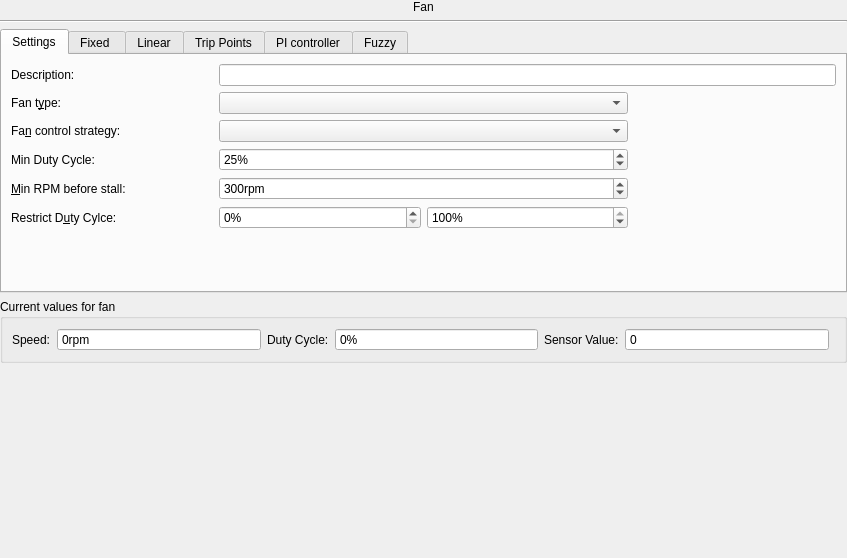
<?xml version="1.0" encoding="UTF-8"?>
<ui version="4.0">
 <class>WidgetFanForm</class>
 <widget class="QWidget" name="WidgetFanForm">
  <property name="geometry">
   <rect>
    <x>0</x>
    <y>0</y>
    <width>847</width>
    <height>558</height>
   </rect>
  </property>
  <property name="windowTitle">
   <string>Form</string>
  </property>
  <layout class="QGridLayout" name="gridLayout_6">
   <property name="leftMargin">
    <number>0</number>
   </property>
   <property name="topMargin">
    <number>0</number>
   </property>
   <property name="rightMargin">
    <number>0</number>
   </property>
   <property name="bottomMargin">
    <number>0</number>
   </property>
   <item row="2" column="0" rowspan="2" colspan="2">
    <widget class="QTabWidget" name="tabWidget">
     <property name="sizePolicy">
      <sizepolicy hsizetype="Expanding" vsizetype="Expanding">
       <horstretch>10</horstretch>
       <verstretch>1</verstretch>
      </sizepolicy>
     </property>
     <property name="currentIndex">
      <number>0</number>
     </property>
     <widget class="QWidget" name="tabSettings">
      <attribute name="title">
       <string>Settings</string>
      </attribute>
      <layout class="QGridLayout" name="gridLayout_9" columnstretch="0,0,0,0" columnminimumwidth="0,0,0,0">
       <item row="6" column="0" colspan="4">
        <spacer name="verticalSpacer_5">
         <property name="orientation">
          <enum>Qt::Vertical</enum>
         </property>
         <property name="sizeHint" stdset="0">
          <size>
           <width>738</width>
           <height>66</height>
          </size>
         </property>
        </spacer>
       </item>
       <item row="4" column="1" colspan="2">
        <widget class="QSpinBox" name="spMinRpmStall">
         <property name="sizePolicy">
          <sizepolicy hsizetype="Minimum" vsizetype="Fixed">
           <horstretch>0</horstretch>
           <verstretch>0</verstretch>
          </sizepolicy>
         </property>
         <property name="suffix">
          <string>rpm</string>
         </property>
         <property name="maximum">
          <number>3000</number>
         </property>
         <property name="value">
          <number>300</number>
         </property>
        </widget>
       </item>
       <item row="3" column="0">
        <widget class="QLabel" name="label_28">
         <property name="toolTip">
          <string>If the calculated duty cycle is below this value, the fan is stopped.</string>
         </property>
         <property name="text">
          <string>Min Duty Cycle:</string>
         </property>
         <property name="buddy">
          <cstring>spMaxRpm</cstring>
         </property>
        </widget>
       </item>
       <item row="2" column="1" colspan="2">
        <widget class="QComboBox" name="cbMode"/>
       </item>
       <item row="2" column="0">
        <widget class="QLabel" name="label_3">
         <property name="text">
          <string>Fa&amp;n control strategy:</string>
         </property>
         <property name="buddy">
          <cstring>cbMode</cstring>
         </property>
        </widget>
       </item>
       <item row="0" column="0">
        <widget class="QLabel" name="label_17">
         <property name="text">
          <string>Description:</string>
         </property>
         <property name="buddy">
          <cstring>leDescription</cstring>
         </property>
        </widget>
       </item>
       <item row="0" column="1" colspan="3">
        <widget class="QLineEdit" name="leDescription">
         <property name="sizePolicy">
          <sizepolicy hsizetype="Expanding" vsizetype="Fixed">
           <horstretch>0</horstretch>
           <verstretch>0</verstretch>
          </sizepolicy>
         </property>
         <property name="maxLength">
          <number>256</number>
         </property>
        </widget>
       </item>
       <item row="4" column="0">
        <widget class="QLabel" name="label_4">
         <property name="toolTip">
          <string>A fian with RPM below this value is detected as stalled.</string>
         </property>
         <property name="text">
          <string>&amp;Min RPM before stall:</string>
         </property>
         <property name="buddy">
          <cstring>spMinRpmStall</cstring>
         </property>
        </widget>
       </item>
       <item row="5" column="1">
        <widget class="QSpinBox" name="spMinRpm">
         <property name="sizePolicy">
          <sizepolicy hsizetype="Minimum" vsizetype="Fixed">
           <horstretch>0</horstretch>
           <verstretch>0</verstretch>
          </sizepolicy>
         </property>
         <property name="suffix">
          <string>%</string>
         </property>
         <property name="maximum">
          <number>100</number>
         </property>
         <property name="value">
          <number>0</number>
         </property>
        </widget>
       </item>
       <item row="3" column="1" colspan="2">
        <widget class="QSpinBox" name="sbMinDutyCycle">
         <property name="suffix">
          <string>%</string>
         </property>
         <property name="maximum">
          <number>100</number>
         </property>
         <property name="value">
          <number>25</number>
         </property>
        </widget>
       </item>
       <item row="1" column="0">
        <widget class="QLabel" name="label_2">
         <property name="text">
          <string>Fan t&amp;ype:</string>
         </property>
         <property name="buddy">
          <cstring>cbType</cstring>
         </property>
        </widget>
       </item>
       <item row="5" column="0">
        <widget class="QLabel" name="label_27">
         <property name="text">
          <string>Restrict D&amp;uty Cylce:</string>
         </property>
         <property name="buddy">
          <cstring>spMinRpm</cstring>
         </property>
        </widget>
       </item>
       <item row="1" column="1" colspan="2">
        <widget class="QComboBox" name="cbType"/>
       </item>
       <item row="5" column="2">
        <widget class="QSpinBox" name="spMaxRpm">
         <property name="sizePolicy">
          <sizepolicy hsizetype="Minimum" vsizetype="Fixed">
           <horstretch>0</horstretch>
           <verstretch>0</verstretch>
          </sizepolicy>
         </property>
         <property name="suffix">
          <string>%</string>
         </property>
         <property name="maximum">
          <number>100</number>
         </property>
         <property name="value">
          <number>100</number>
         </property>
        </widget>
       </item>
      </layout>
      <zorder>cbMode</zorder>
      <zorder>label_4</zorder>
      <zorder>label_27</zorder>
      <zorder>label_17</zorder>
      <zorder>cbType</zorder>
      <zorder>label_3</zorder>
      <zorder>spMinRpmStall</zorder>
      <zorder>label_28</zorder>
      <zorder>sbMinDutyCycle</zorder>
      <zorder>leDescription</zorder>
      <zorder>label_2</zorder>
      <zorder>spMinRpm</zorder>
      <zorder>verticalSpacer_5</zorder>
      <zorder>spMaxRpm</zorder>
     </widget>
     <widget class="QWidget" name="tabFixed">
      <attribute name="title">
       <string>Fixed </string>
      </attribute>
      <layout class="QGridLayout" name="gridLayout_3">
       <item row="2" column="0" colspan="2">
        <spacer name="verticalSpacer_3">
         <property name="orientation">
          <enum>Qt::Vertical</enum>
         </property>
         <property name="sizeHint" stdset="0">
          <size>
           <width>188</width>
           <height>202</height>
          </size>
         </property>
        </spacer>
       </item>
       <item row="0" column="0">
        <widget class="QLabel" name="label_6">
         <property name="text">
          <string>Fi&amp;xed Duty Cycle:</string>
         </property>
         <property name="buddy">
          <cstring>spFixedDuty</cstring>
         </property>
        </widget>
       </item>
       <item row="0" column="1">
        <widget class="QSpinBox" name="spFixedDuty">
         <property name="sizePolicy">
          <sizepolicy hsizetype="Minimum" vsizetype="Fixed">
           <horstretch>1</horstretch>
           <verstretch>0</verstretch>
          </sizepolicy>
         </property>
         <property name="suffix">
          <string>%</string>
         </property>
         <property name="maximum">
          <number>100</number>
         </property>
         <property name="value">
          <number>50</number>
         </property>
        </widget>
       </item>
       <item row="1" column="1">
        <widget class="QSlider" name="hsFixedDuty">
         <property name="maximum">
          <number>100</number>
         </property>
         <property name="pageStep">
          <number>10</number>
         </property>
         <property name="value">
          <number>50</number>
         </property>
         <property name="orientation">
          <enum>Qt::Horizontal</enum>
         </property>
         <property name="invertedAppearance">
          <bool>false</bool>
         </property>
         <property name="invertedControls">
          <bool>false</bool>
         </property>
         <property name="tickPosition">
          <enum>QSlider::TicksBelow</enum>
         </property>
         <property name="tickInterval">
          <number>10</number>
         </property>
        </widget>
       </item>
      </layout>
     </widget>
     <widget class="QWidget" name="tabLinear">
      <attribute name="title">
       <string>Linear</string>
      </attribute>
      <layout class="QGridLayout" name="gridLayout">
       <item row="0" column="0">
        <widget class="QLabel" name="label_20">
         <property name="text">
          <string>Sensor:</string>
         </property>
         <property name="buddy">
          <cstring>cbSensorLinear</cstring>
         </property>
        </widget>
       </item>
       <item row="0" column="1" colspan="3">
        <widget class="QComboBox" name="cbSensorLinear">
         <property name="sizePolicy">
          <sizepolicy hsizetype="Preferred" vsizetype="Fixed">
           <horstretch>1</horstretch>
           <verstretch>0</verstretch>
          </sizepolicy>
         </property>
        </widget>
       </item>
       <item row="0" column="4" rowspan="5">
        <widget class="QWidget" name="wLinearChart" native="true">
         <property name="sizePolicy">
          <sizepolicy hsizetype="Preferred" vsizetype="Preferred">
           <horstretch>8</horstretch>
           <verstretch>0</verstretch>
          </sizepolicy>
         </property>
        </widget>
       </item>
       <item row="1" column="0">
        <widget class="QLabel" name="label_12">
         <property name="text">
          <string>&amp;Gain:</string>
         </property>
         <property name="buddy">
          <cstring>spLinearGain</cstring>
         </property>
        </widget>
       </item>
       <item row="3" column="0" colspan="4">
        <widget class="QLabel" name="lLinearControllerEquation">
         <property name="text">
          <string>f(x) = gain * x + offset</string>
         </property>
        </widget>
       </item>
       <item row="4" column="3">
        <spacer name="verticalSpacer_2">
         <property name="orientation">
          <enum>Qt::Vertical</enum>
         </property>
         <property name="sizeHint" stdset="0">
          <size>
           <width>20</width>
           <height>263</height>
          </size>
         </property>
        </spacer>
       </item>
       <item row="1" column="1" colspan="3">
        <widget class="QDoubleSpinBox" name="spLinearGain">
         <property name="sizePolicy">
          <sizepolicy hsizetype="Minimum" vsizetype="Fixed">
           <horstretch>0</horstretch>
           <verstretch>0</verstretch>
          </sizepolicy>
         </property>
         <property name="decimals">
          <number>1</number>
         </property>
         <property name="minimum">
          <double>0.100000000000000</double>
         </property>
         <property name="maximum">
          <double>10.000000000000000</double>
         </property>
         <property name="singleStep">
          <double>0.100000000000000</double>
         </property>
         <property name="value">
          <double>1.000000000000000</double>
         </property>
        </widget>
       </item>
       <item row="2" column="0">
        <widget class="QLabel" name="label_19">
         <property name="text">
          <string>Offset:</string>
         </property>
         <property name="buddy">
          <cstring>spLinearOffset</cstring>
         </property>
        </widget>
       </item>
       <item row="2" column="1" colspan="3">
        <widget class="QDoubleSpinBox" name="spLinearOffset">
         <property name="decimals">
          <number>1</number>
         </property>
         <property name="minimum">
          <double>-100.000000000000000</double>
         </property>
         <property name="maximum">
          <double>100.000000000000000</double>
         </property>
        </widget>
       </item>
      </layout>
     </widget>
     <widget class="QWidget" name="tabTripPoints">
      <attribute name="title">
       <string>Trip Points</string>
      </attribute>
      <layout class="QGridLayout" name="gridLayout_2">
       <item row="1" column="0">
        <widget class="QGroupBox" name="groupBox_3">
         <property name="sizePolicy">
          <sizepolicy hsizetype="Preferred" vsizetype="Preferred">
           <horstretch>1</horstretch>
           <verstretch>0</verstretch>
          </sizepolicy>
         </property>
         <property name="title">
          <string>Tip Point Configuraton</string>
         </property>
         <property name="flat">
          <bool>true</bool>
         </property>
         <layout class="QGridLayout" name="gridLayout_8">
          <property name="leftMargin">
           <number>0</number>
          </property>
          <property name="topMargin">
           <number>0</number>
          </property>
          <property name="rightMargin">
           <number>0</number>
          </property>
          <property name="bottomMargin">
           <number>0</number>
          </property>
          <property name="horizontalSpacing">
           <number>6</number>
          </property>
          <item row="0" column="0">
           <widget class="QLabel" name="label_26">
            <property name="text">
             <string/>
            </property>
           </widget>
          </item>
          <item row="0" column="1">
           <widget class="QLabel" name="label_35">
            <property name="text">
             <string>from</string>
            </property>
            <property name="alignment">
             <set>Qt::AlignCenter</set>
            </property>
           </widget>
          </item>
          <item row="0" column="3">
           <widget class="QLabel" name="label_36">
            <property name="text">
             <string>to</string>
            </property>
            <property name="alignment">
             <set>Qt::AlignCenter</set>
            </property>
           </widget>
          </item>
          <item row="0" column="5">
           <widget class="QLabel" name="label_37">
            <property name="text">
             <string>Duty Cycle</string>
            </property>
            <property name="alignment">
             <set>Qt::AlignCenter</set>
            </property>
           </widget>
          </item>
          <item row="1" column="0">
           <widget class="QLabel" name="label_7">
            <property name="text">
             <string>&amp;1</string>
            </property>
            <property name="alignment">
             <set>Qt::AlignRight|Qt::AlignTrailing|Qt::AlignVCenter</set>
            </property>
            <property name="buddy">
             <cstring>spinBox</cstring>
            </property>
           </widget>
          </item>
          <item row="1" column="1">
           <widget class="QSpinBox" name="spinBox">
            <property name="sizePolicy">
             <sizepolicy hsizetype="Minimum" vsizetype="Fixed">
              <horstretch>2</horstretch>
              <verstretch>0</verstretch>
             </sizepolicy>
            </property>
            <property name="readOnly">
             <bool>true</bool>
            </property>
            <property name="buttonSymbols">
             <enum>QAbstractSpinBox::NoButtons</enum>
            </property>
           </widget>
          </item>
          <item row="1" column="2">
           <widget class="QLabel" name="label_34">
            <property name="text">
             <string>---</string>
            </property>
            <property name="buddy">
             <cstring>tbValue_1</cstring>
            </property>
           </widget>
          </item>
          <item row="1" column="3">
           <widget class="QSpinBox" name="tbValue_1">
            <property name="sizePolicy">
             <sizepolicy hsizetype="Minimum" vsizetype="Fixed">
              <horstretch>2</horstretch>
              <verstretch>0</verstretch>
             </sizepolicy>
            </property>
           </widget>
          </item>
          <item row="1" column="4">
           <widget class="QLabel" name="label_5">
            <property name="text">
             <string>---&gt;</string>
            </property>
            <property name="buddy">
             <cstring>tbDuty_1</cstring>
            </property>
           </widget>
          </item>
          <item row="1" column="5">
           <widget class="QSpinBox" name="tbDuty_1">
            <property name="sizePolicy">
             <sizepolicy hsizetype="Minimum" vsizetype="Fixed">
              <horstretch>2</horstretch>
              <verstretch>0</verstretch>
             </sizepolicy>
            </property>
            <property name="showGroupSeparator" stdset="0">
             <bool>false</bool>
            </property>
            <property name="suffix">
             <string>%</string>
            </property>
            <property name="maximum">
             <number>100</number>
            </property>
           </widget>
          </item>
          <item row="2" column="0">
           <widget class="QLabel" name="label_8">
            <property name="text">
             <string>&amp;2</string>
            </property>
            <property name="alignment">
             <set>Qt::AlignRight|Qt::AlignTrailing|Qt::AlignVCenter</set>
            </property>
            <property name="buddy">
             <cstring>tbROValue_1</cstring>
            </property>
           </widget>
          </item>
          <item row="2" column="1">
           <widget class="QSpinBox" name="tbROValue_1">
            <property name="readOnly">
             <bool>true</bool>
            </property>
            <property name="buttonSymbols">
             <enum>QAbstractSpinBox::NoButtons</enum>
            </property>
           </widget>
          </item>
          <item row="2" column="2">
           <widget class="QLabel" name="label_30">
            <property name="text">
             <string>---</string>
            </property>
            <property name="buddy">
             <cstring>tbValue_2</cstring>
            </property>
           </widget>
          </item>
          <item row="2" column="3">
           <widget class="QSpinBox" name="tbValue_2"/>
          </item>
          <item row="2" column="4">
           <widget class="QLabel" name="label_13">
            <property name="text">
             <string>---&gt;</string>
            </property>
            <property name="buddy">
             <cstring>tbDuty_2</cstring>
            </property>
           </widget>
          </item>
          <item row="2" column="5">
           <widget class="QSpinBox" name="tbDuty_2">
            <property name="suffix">
             <string>%</string>
            </property>
            <property name="maximum">
             <number>100</number>
            </property>
           </widget>
          </item>
          <item row="3" column="0">
           <widget class="QLabel" name="label_9">
            <property name="text">
             <string>&amp;3</string>
            </property>
            <property name="alignment">
             <set>Qt::AlignRight|Qt::AlignTrailing|Qt::AlignVCenter</set>
            </property>
            <property name="buddy">
             <cstring>tbROValue_2</cstring>
            </property>
           </widget>
          </item>
          <item row="3" column="1">
           <widget class="QSpinBox" name="tbROValue_2">
            <property name="readOnly">
             <bool>true</bool>
            </property>
            <property name="buttonSymbols">
             <enum>QAbstractSpinBox::NoButtons</enum>
            </property>
           </widget>
          </item>
          <item row="3" column="2">
           <widget class="QLabel" name="label_31">
            <property name="text">
             <string>---</string>
            </property>
            <property name="buddy">
             <cstring>tbValue_3</cstring>
            </property>
           </widget>
          </item>
          <item row="3" column="3">
           <widget class="QSpinBox" name="tbValue_3"/>
          </item>
          <item row="3" column="4">
           <widget class="QLabel" name="label_14">
            <property name="text">
             <string>---&gt;</string>
            </property>
            <property name="buddy">
             <cstring>tbDuty_3</cstring>
            </property>
           </widget>
          </item>
          <item row="3" column="5">
           <widget class="QSpinBox" name="tbDuty_3">
            <property name="suffix">
             <string>%</string>
            </property>
            <property name="maximum">
             <number>100</number>
            </property>
           </widget>
          </item>
          <item row="4" column="0">
           <widget class="QLabel" name="label_10">
            <property name="text">
             <string>&amp;4</string>
            </property>
            <property name="alignment">
             <set>Qt::AlignRight|Qt::AlignTrailing|Qt::AlignVCenter</set>
            </property>
            <property name="buddy">
             <cstring>tbROValue_3</cstring>
            </property>
           </widget>
          </item>
          <item row="4" column="1">
           <widget class="QSpinBox" name="tbROValue_3">
            <property name="readOnly">
             <bool>true</bool>
            </property>
            <property name="buttonSymbols">
             <enum>QAbstractSpinBox::NoButtons</enum>
            </property>
           </widget>
          </item>
          <item row="4" column="2">
           <widget class="QLabel" name="label_32">
            <property name="text">
             <string>---</string>
            </property>
            <property name="buddy">
             <cstring>tbValue_4</cstring>
            </property>
           </widget>
          </item>
          <item row="4" column="3">
           <widget class="QSpinBox" name="tbValue_4"/>
          </item>
          <item row="4" column="4">
           <widget class="QLabel" name="label_15">
            <property name="text">
             <string>---&gt;</string>
            </property>
            <property name="buddy">
             <cstring>tbDuty_4</cstring>
            </property>
           </widget>
          </item>
          <item row="4" column="5">
           <widget class="QSpinBox" name="tbDuty_4">
            <property name="suffix">
             <string>%</string>
            </property>
            <property name="maximum">
             <number>100</number>
            </property>
           </widget>
          </item>
          <item row="5" column="0">
           <widget class="QLabel" name="label_11">
            <property name="text">
             <string>&amp;5</string>
            </property>
            <property name="alignment">
             <set>Qt::AlignRight|Qt::AlignTrailing|Qt::AlignVCenter</set>
            </property>
            <property name="buddy">
             <cstring>tbValue_5</cstring>
            </property>
           </widget>
          </item>
          <item row="5" column="2">
           <widget class="QLabel" name="label_33">
            <property name="text">
             <string>---</string>
            </property>
           </widget>
          </item>
          <item row="5" column="4">
           <widget class="QLabel" name="label_16">
            <property name="text">
             <string>---&gt;</string>
            </property>
            <property name="buddy">
             <cstring>tbDuty_5</cstring>
            </property>
           </widget>
          </item>
          <item row="5" column="5">
           <widget class="QSpinBox" name="tbDuty_5">
            <property name="suffix">
             <string>%</string>
            </property>
            <property name="maximum">
             <number>100</number>
            </property>
           </widget>
          </item>
          <item row="6" column="0" colspan="6">
           <spacer name="verticalSpacer">
            <property name="orientation">
             <enum>Qt::Vertical</enum>
            </property>
            <property name="sizeHint" stdset="0">
             <size>
              <width>258</width>
              <height>107</height>
             </size>
            </property>
           </spacer>
          </item>
          <item row="5" column="3">
           <widget class="QSpinBox" name="tbValue_5">
            <property name="readOnly">
             <bool>true</bool>
            </property>
            <property name="buttonSymbols">
             <enum>QAbstractSpinBox::NoButtons</enum>
            </property>
            <property name="maximum">
             <number>1000</number>
            </property>
            <property name="value">
             <number>100</number>
            </property>
           </widget>
          </item>
          <item row="5" column="1">
           <widget class="QSpinBox" name="tbROValue_4">
            <property name="readOnly">
             <bool>true</bool>
            </property>
            <property name="buttonSymbols">
             <enum>QAbstractSpinBox::NoButtons</enum>
            </property>
           </widget>
          </item>
         </layout>
        </widget>
       </item>
       <item row="2" column="0">
        <layout class="QHBoxLayout" name="horizontalLayout">
         <item>
          <widget class="QLabel" name="label">
           <property name="text">
            <string>Sensor:</string>
           </property>
           <property name="buddy">
            <cstring>cbSensorTripPoints</cstring>
           </property>
          </widget>
         </item>
         <item>
          <widget class="QComboBox" name="cbSensorTripPoints">
           <property name="sizePolicy">
            <sizepolicy hsizetype="Preferred" vsizetype="Fixed">
             <horstretch>1</horstretch>
             <verstretch>0</verstretch>
            </sizepolicy>
           </property>
          </widget>
         </item>
        </layout>
       </item>
       <item row="0" column="1" rowspan="3">
        <widget class="QWidget" name="wTripPointChart" native="true">
         <property name="sizePolicy">
          <sizepolicy hsizetype="Preferred" vsizetype="Preferred">
           <horstretch>3</horstretch>
           <verstretch>1</verstretch>
          </sizepolicy>
         </property>
        </widget>
       </item>
      </layout>
     </widget>
     <widget class="QWidget" name="tabPI">
      <attribute name="title">
       <string>PI controller</string>
      </attribute>
      <layout class="QGridLayout" name="gridLayout_5">
       <item row="0" column="0">
        <widget class="QLabel" name="label_29">
         <property name="text">
          <string>Sensor:</string>
         </property>
         <property name="buddy">
          <cstring>cbSensorPiController</cstring>
         </property>
        </widget>
       </item>
       <item row="1" column="0" colspan="2">
        <widget class="QLabel" name="label_21">
         <property name="text">
          <string>Setpoint:</string>
         </property>
         <property name="buddy">
          <cstring>cbPiSetpoint</cstring>
         </property>
        </widget>
       </item>
       <item row="1" column="4">
        <widget class="QLabel" name="label_22">
         <property name="text">
          <string>Offset:</string>
         </property>
         <property name="buddy">
          <cstring>spPiSetpointOffset</cstring>
         </property>
        </widget>
       </item>
       <item row="3" column="2">
        <spacer name="verticalSpacer_4">
         <property name="orientation">
          <enum>Qt::Vertical</enum>
         </property>
         <property name="sizeHint" stdset="0">
          <size>
           <width>20</width>
           <height>84</height>
          </size>
         </property>
        </spacer>
       </item>
       <item row="2" column="0" colspan="6">
        <widget class="QGroupBox" name="gbPiController">
         <property name="title">
          <string>PI controller parameter</string>
         </property>
         <layout class="QGridLayout" name="gridLayout_4">
          <item row="0" column="0">
           <widget class="QLabel" name="label_23">
            <property name="text">
             <string>&amp;Kp</string>
            </property>
            <property name="alignment">
             <set>Qt::AlignRight|Qt::AlignTrailing|Qt::AlignVCenter</set>
            </property>
            <property name="buddy">
             <cstring>spPiKp</cstring>
            </property>
           </widget>
          </item>
          <item row="0" column="2">
           <widget class="QLabel" name="label_24">
            <property name="text">
             <string>Ki</string>
            </property>
            <property name="alignment">
             <set>Qt::AlignRight|Qt::AlignTrailing|Qt::AlignVCenter</set>
            </property>
            <property name="buddy">
             <cstring>spPiKi</cstring>
            </property>
           </widget>
          </item>
          <item row="0" column="4">
           <widget class="QLabel" name="label_25">
            <property name="text">
             <string>Kt</string>
            </property>
            <property name="alignment">
             <set>Qt::AlignRight|Qt::AlignTrailing|Qt::AlignVCenter</set>
            </property>
            <property name="buddy">
             <cstring>spPiKt</cstring>
            </property>
           </widget>
          </item>
          <item row="0" column="1">
           <widget class="QDoubleSpinBox" name="spPiKp">
            <property name="decimals">
             <number>1</number>
            </property>
            <property name="maximum">
             <double>10.000000000000000</double>
            </property>
           </widget>
          </item>
          <item row="0" column="3">
           <widget class="QDoubleSpinBox" name="spPiKi">
            <property name="decimals">
             <number>1</number>
            </property>
            <property name="maximum">
             <double>10.000000000000000</double>
            </property>
           </widget>
          </item>
          <item row="0" column="5">
           <widget class="QDoubleSpinBox" name="spPiKt">
            <property name="decimals">
             <number>1</number>
            </property>
            <property name="maximum">
             <double>10.000000000000000</double>
            </property>
           </widget>
          </item>
         </layout>
        </widget>
       </item>
       <item row="1" column="2" colspan="2">
        <widget class="QComboBox" name="cbPiSetpoint">
         <property name="sizePolicy">
          <sizepolicy hsizetype="Preferred" vsizetype="Fixed">
           <horstretch>1</horstretch>
           <verstretch>0</verstretch>
          </sizepolicy>
         </property>
        </widget>
       </item>
       <item row="0" column="2" colspan="4">
        <widget class="QComboBox" name="cbSensorPiController">
         <property name="sizePolicy">
          <sizepolicy hsizetype="Preferred" vsizetype="Fixed">
           <horstretch>1</horstretch>
           <verstretch>0</verstretch>
          </sizepolicy>
         </property>
        </widget>
       </item>
       <item row="1" column="5">
        <widget class="QDoubleSpinBox" name="spPiSetpointOffset"/>
       </item>
      </layout>
     </widget>
     <widget class="QWidget" name="tabFuzzy">
      <attribute name="title">
       <string>Fuzzy</string>
      </attribute>
     </widget>
    </widget>
   </item>
   <item row="0" column="0" colspan="2">
    <widget class="QLabel" name="lTitle">
     <property name="text">
      <string>Fan</string>
     </property>
     <property name="alignment">
      <set>Qt::AlignCenter</set>
     </property>
    </widget>
   </item>
   <item row="4" column="0" colspan="2">
    <widget class="QGroupBox" name="gbFanValues">
     <property name="sizePolicy">
      <sizepolicy hsizetype="Preferred" vsizetype="Preferred">
       <horstretch>0</horstretch>
       <verstretch>1</verstretch>
      </sizepolicy>
     </property>
     <property name="title">
      <string>Current values for fan</string>
     </property>
     <layout class="QGridLayout" name="gridLayout_7">
      <item row="0" column="0">
       <widget class="QLabel" name="label_18">
        <property name="text">
         <string>Speed:</string>
        </property>
       </widget>
      </item>
      <item row="0" column="3">
       <widget class="QSpinBox" name="spValueDuty">
        <property name="sizePolicy">
         <sizepolicy hsizetype="Minimum" vsizetype="Fixed">
          <horstretch>2</horstretch>
          <verstretch>0</verstretch>
         </sizepolicy>
        </property>
        <property name="readOnly">
         <bool>true</bool>
        </property>
        <property name="buttonSymbols">
         <enum>QAbstractSpinBox::NoButtons</enum>
        </property>
        <property name="suffix">
         <string>%</string>
        </property>
        <property name="maximum">
         <number>100</number>
        </property>
       </widget>
      </item>
      <item row="0" column="2">
       <widget class="QLabel" name="label_39">
        <property name="text">
         <string>Duty Cycle:</string>
        </property>
       </widget>
      </item>
      <item row="0" column="1">
       <widget class="QSpinBox" name="spValueRpm">
        <property name="sizePolicy">
         <sizepolicy hsizetype="Minimum" vsizetype="Fixed">
          <horstretch>2</horstretch>
          <verstretch>0</verstretch>
         </sizepolicy>
        </property>
        <property name="readOnly">
         <bool>true</bool>
        </property>
        <property name="buttonSymbols">
         <enum>QAbstractSpinBox::NoButtons</enum>
        </property>
        <property name="suffix">
         <string>rpm</string>
        </property>
        <property name="maximum">
         <number>30000</number>
        </property>
       </widget>
      </item>
      <item row="0" column="6">
       <widget class="FanStalledWidget" name="statusFanStalled">
        <property name="toolTip">
         <string>FanStalledWidget</string>
        </property>
        <property name="whatsThis">
         <string>FanStalledWidget.</string>
        </property>
        <property name="fanName">
         <string>Stalled</string>
        </property>
        <property name="fanStalled" stdset="0">
         <bool>false</bool>
        </property>
       </widget>
      </item>
      <item row="0" column="5">
       <widget class="QSpinBox" name="spValueSensor">
        <property name="sizePolicy">
         <sizepolicy hsizetype="Minimum" vsizetype="Fixed">
          <horstretch>2</horstretch>
          <verstretch>0</verstretch>
         </sizepolicy>
        </property>
        <property name="readOnly">
         <bool>true</bool>
        </property>
        <property name="buttonSymbols">
         <enum>QAbstractSpinBox::NoButtons</enum>
        </property>
       </widget>
      </item>
      <item row="0" column="4">
       <widget class="QLabel" name="label_40">
        <property name="text">
         <string>Sensor Value:</string>
        </property>
       </widget>
      </item>
     </layout>
    </widget>
   </item>
   <item row="5" column="0" colspan="2">
    <widget class="QWidget" name="wChart" native="true">
     <property name="sizePolicy">
      <sizepolicy hsizetype="Preferred" vsizetype="Preferred">
       <horstretch>0</horstretch>
       <verstretch>10</verstretch>
      </sizepolicy>
     </property>
    </widget>
   </item>
   <item row="1" column="0" colspan="2">
    <widget class="Line" name="line">
     <property name="orientation">
      <enum>Qt::Horizontal</enum>
     </property>
    </widget>
   </item>
  </layout>
 </widget>
 <customwidgets>
  <customwidget>
   <class>FanStalledWidget</class>
   <extends>QWidget</extends>
   <header>fanstalledwidget.h</header>
  </customwidget>
 </customwidgets>
 <resources/>
 <connections/>
</ui>
